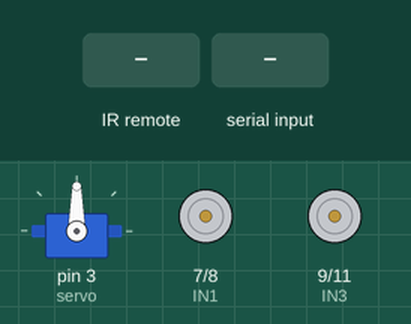
Recording of a sketch running on a simulated Arduino Uno, built with avr-gcc and run on an emulated ATmega328P. Shown: servo, motor-driver pin pairs drawn as motors (green arrow = first pin HIGH = forward, orange = second pin HIGH = backward, longer = more drive, scaled by the enable pin). The inputs (shaded band) are chosen by the test bench.

Above: at 1.2 s.
1.3 s: infrared code 0xFF629D received
At 1.7 s:
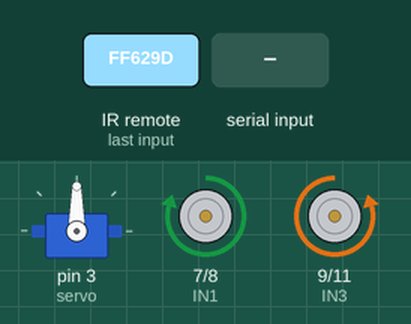
3.3 s: "b" received over Serial
At 3.9 s:
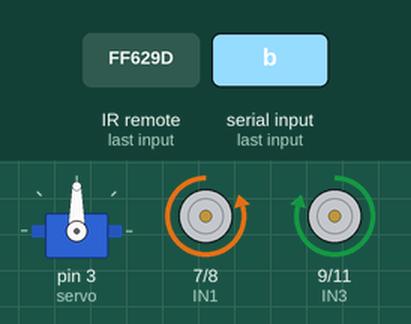
4.8 s: infrared code 0xFFA857 received
At 6.5 s:
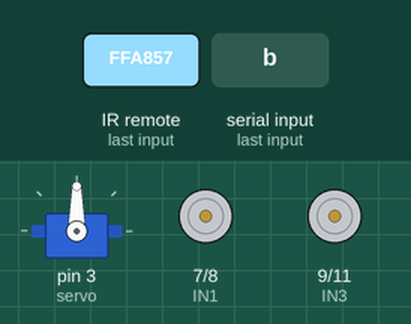
6.8 s: "l" received over Serial
At 7.7 s:
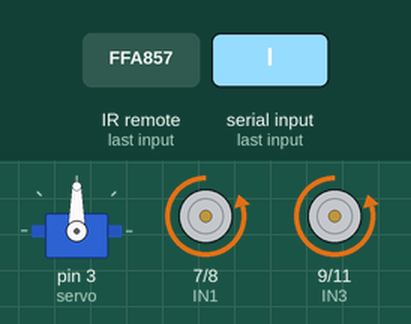
8.3 s: infrared code 0xFF22DD received
At 9.3 s:
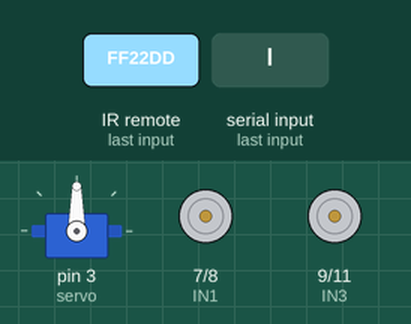
10.3 s: "r" received over Serial
At 11.6 s:
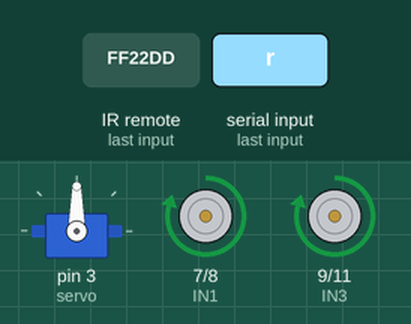
Timing chart, 0 to 12.8 s (numbered marks = the images above; inputs shaded):
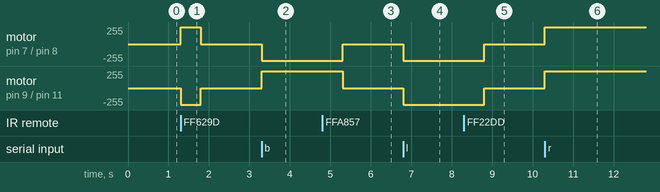

Measured:
- after the input at 1.3 s, motor on pin 7 (IN1) / pin 8 (IN2): stopped → forward 250/255 at once, → stopped 0.50 s later; motor on pin 9 (IN3) / pin 11 (IN4): stopped → backward 250/255 at once, → stopped 0.50 s later
- after the input at 3.3 s, motor on pin 7 (IN1) / pin 8 (IN2): stopped → backward 250/255 at once; motor on pin 9 (IN3) / pin 11 (IN4): stopped → forward 250/255 at once
- after the input at 4.8 s, motor on pin 7 (IN1) / pin 8 (IN2): backward 250/255 → stopped after 0.50 s; motor on pin 9 (IN3) / pin 11 (IN4): forward 250/255 → stopped after 0.50 s
- after the input at 6.8 s, motor on pin 7 (IN1) / pin 8 (IN2), motor on pin 9 (IN3) / pin 11 (IN4): stopped → backward 250/255 at once
- after the input at 8.3 s, motor on pin 7 (IN1) / pin 8 (IN2), motor on pin 9 (IN3) / pin 11 (IN4): backward 250/255 → stopped after 0.50 s
- after the input at 10.3 s, motor on pin 7 (IN1) / pin 8 (IN2), motor on pin 9 (IN3) / pin 11 (IN4): stopped → forward 250/255 at once

The sketch:

Rocker_Control.ino
```cpp
#include <IRremote.h>
#include <Servo.h>

#define f 16736925  // FORWARD
#define b 16754775  // BACK
#define l 16720605  // LEFT
#define r 16761405  // RIGHT
#define s 16712445  // STOP
#define KEY1 16738455 //Line Teacking mode
#define KEY2 16750695 //Obstacles Avoidance mode
#define KEY3 16756815
#define KEY4 16724175
#define KEY5 16718055
#define KEY6 16743045
#define KEY7 16716015
#define KEY8 16726215
#define KEY9 16734885
#define KEY0 16730805
#define KEY_STAR 16728765
#define KEY_HASH 16732845

#define RECV_PIN  12
#define ECHO_PIN  A4
#define TRIG_PIN  A5
#define ENA 5
#define ENB 6
#define IN1 7
#define IN2 8
#define IN3 9
#define IN4 11
#define LED_Pin 13
#define LineTeacking_Pin_Right  10
#define LineTeacking_Pin_Middle 4
#define LineTeacking_Pin_Left   2
#define LineTeacking_Read_Right   !digitalRead(10)
#define LineTeacking_Read_Middle  !digitalRead(4)
#define LineTeacking_Read_Left    !digitalRead(2)
#define carSpeed 250

Servo servo;
IRrecv irrecv(RECV_PIN);
decode_results results;
unsigned long IR_PreMillis;
unsigned long LT_PreMillis;
int rightDistance = 0, leftDistance = 0, middleDistance = 0;

enum FUNCTIONMODE{
  IDLE,
  LineTeacking,
  ObstaclesAvoidance,
  Bluetooth,
  IRremote
} func_mode = IDLE;

enum MOTIONMODE {
  STOP,
  FORWARD,
  BACK,
  LEFT,
  RIGHT
} mov_mode = STOP;

void delays(unsigned long t) {
  for(unsigned long i = 0; i < t; i++) {
    getBTData();
    getIRData();
    delay(1);
  }
}

int getDistance() {
  digitalWrite(TRIG_PIN, LOW);
  delayMicroseconds(2);
  digitalWrite(TRIG_PIN, HIGH);
  delayMicroseconds(10);
  digitalWrite(TRIG_PIN, LOW);
  return (int)pulseIn(ECHO_PIN, HIGH) / 58;
}

void forward(bool debug = false){
  analogWrite(ENA, carSpeed);
  analogWrite(ENB, carSpeed);
  digitalWrite(IN1,HIGH);
  digitalWrite(IN2,LOW);
  digitalWrite(IN3,LOW);
  digitalWrite(IN4,HIGH);
  if(debug) Serial.println("Go forward!");
}

void back(bool debug = false){
  analogWrite(ENA, carSpeed);
  analogWrite(ENB, carSpeed);
  digitalWrite(IN1,LOW);
  digitalWrite(IN2,HIGH);
  digitalWrite(IN3,HIGH);
  digitalWrite(IN4,LOW);
  if(debug) Serial.println("Go back!");
}

void left(bool debug = false){
  analogWrite(ENA,carSpeed);
  analogWrite(ENB,carSpeed);
  digitalWrite(IN1,LOW);
  digitalWrite(IN2,HIGH);
  digitalWrite(IN3,LOW);
  digitalWrite(IN4,HIGH);
  if(debug) Serial.println("Go left!");
}

void right(bool debug = false){
  analogWrite(ENA,carSpeed);
  analogWrite(ENB,carSpeed);
  digitalWrite(IN1,HIGH);
  digitalWrite(IN2,LOW);
  digitalWrite(IN3,HIGH);
  digitalWrite(IN4,LOW);
  if(debug) Serial.println("Go right!");
}

void stop(bool debug = false){
  digitalWrite(ENA, LOW);
  digitalWrite(ENB, LOW);
  if(debug) Serial.println("Stop!");
}

void getBTData() {
  if(Serial.available()) {
    switch(Serial.read()) {
      case 'f': func_mode = Bluetooth; mov_mode = FORWARD;  break;
      case 'b': func_mode = Bluetooth; mov_mode = BACK;     break;
      case 'l': func_mode = Bluetooth; mov_mode = LEFT;     break;
      case 'r': func_mode = Bluetooth; mov_mode = RIGHT;    break;
      case 's': func_mode = Bluetooth; mov_mode = STOP;     break;
      case '1': func_mode = LineTeacking;                   break;
      case '2': func_mode = ObstaclesAvoidance;             break;
      default:  break;
    }
  }
}

void getIRData() {
  if (irrecv.decode(&results)){
    IR_PreMillis = millis();
    switch(results.value){
      case f:   func_mode = IRremote; mov_mode = FORWARD;  break;
      case b:   func_mode = IRremote; mov_mode = BACK;     break;
      case l:   func_mode = IRremote; mov_mode = LEFT;     break;
      case r:   func_mode = IRremote; mov_mode = RIGHT;    break;
      case s:   func_mode = IRremote; mov_mode = STOP;     break;
      case KEY1:  func_mode = LineTeacking;                break;
      case KEY2:  func_mode = ObstaclesAvoidance;          break;
      default: break;
    }
    irrecv.resume();
  }
}

void bluetooth_mode() {
  if(func_mode == Bluetooth){
    switch(mov_mode){
      case FORWARD: forward();  break;
      case BACK:    back();     break;
      case LEFT:    left();     break;
      case RIGHT:   right();    break;
      case STOP:    stop();     break;
      default: break;
    }
  }
}

void irremote_mode() {
  if(func_mode == IRremote){
    switch(mov_mode){
      case FORWARD: forward();  break;
      case BACK:    back();     break;
      case LEFT:    left();     break;
      case RIGHT:   right();    break;
      case STOP:    stop();     break;
      default: break;
    }
    if(millis() - IR_PreMillis > 500){
      mov_mode = STOP;
      IR_PreMillis = millis();
    }
  }
}

void line_teacking_mode() {
  if(func_mode == LineTeacking){
    if(LineTeacking_Read_Middle){
      forward();
      LT_PreMillis = millis();
    } else if(LineTeacking_Read_Right) {
      right();
      while(LineTeacking_Read_Right) {
        getBTData();
        getIRData();
      }
      LT_PreMillis = millis();
    } else if(LineTeacking_Read_Left) {
      left();
      while(LineTeacking_Read_Left) {
        getBTData();
        getIRData();
      }
      LT_PreMillis = millis();
    } else {
      if(millis() - LT_PreMillis > 150){
        stop();
      }
    }
  }
}

void obstacles_avoidance_mode() {
  if(func_mode == ObstaclesAvoidance){
    servo.write(90);
    delays(500);
    middleDistance = getDistance();
    if(middleDistance <= 40) {
      stop();
      delays(500);
      servo.write(10);
      delays(1000);
      rightDistance = getDistance();

      delays(500);
      servo.write(90);
      delays(1000);
      servo.write(170);
      delays(1000);
      leftDistance = getDistance();

      delays(500);
      servo.write(90);
      delays(1000);
      if(rightDistance > leftDistance) {
        right();
        delays(360);
      } else if(rightDistance < leftDistance) {
        left();
        delays(360);
      } else if((rightDistance <= 40) || (leftDistance <= 40)) {
        back();
        delays(180);
      } else {
        forward();
      }
    } else {
        forward();
    }
  }
}

void setup() {
  Serial.begin(9600);
  servo.attach(3,500,2400);// 500: 0 degree  2400: 180 degree
  servo.write(90);
  irrecv.enableIRIn();
  pinMode(ECHO_PIN, INPUT);
  pinMode(TRIG_PIN, OUTPUT);
  pinMode(IN1, OUTPUT);
  pinMode(IN2, OUTPUT);
  pinMode(IN3, OUTPUT);
  pinMode(IN4, OUTPUT);
  pinMode(ENA, OUTPUT);
  pinMode(ENB, OUTPUT);
  pinMode(LineTeacking_Pin_Right, INPUT);
  pinMode(LineTeacking_Pin_Middle, INPUT);
  pinMode(LineTeacking_Pin_Left, INPUT);
}

void loop() {
  getBTData();
  getIRData();
  bluetooth_mode();
  irremote_mode();
  line_teacking_mode();
  obstacles_avoidance_mode();
}
```
